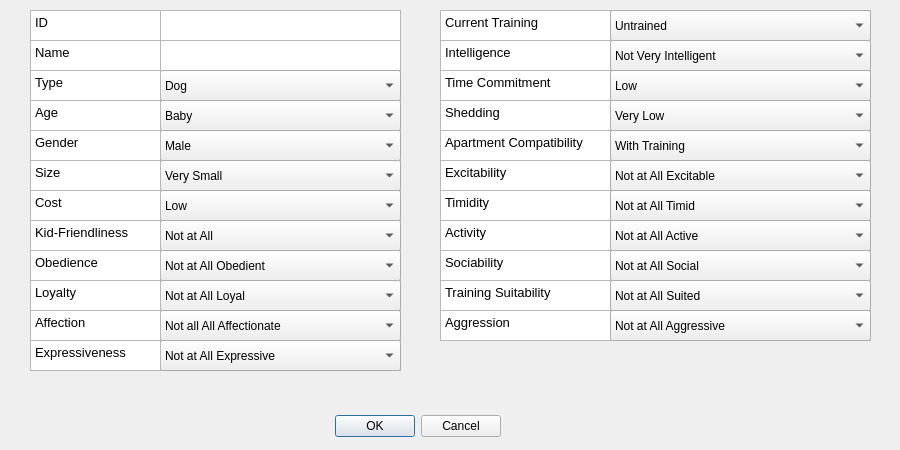
<?xml version="1.0" encoding="UTF-8"?>
<ui version="4.0">
 <class>EditAnimalDialog</class>
 <widget class="QDialog" name="EditAnimalDialog">
  <property name="geometry">
   <rect>
    <x>0</x>
    <y>0</y>
    <width>900</width>
    <height>450</height>
   </rect>
  </property>
  <property name="windowTitle">
   <string>Dialog</string>
  </property>
  <widget class="QDialogButtonBox" name="buttonBox">
   <property name="geometry">
    <rect>
     <x>320</x>
     <y>410</y>
     <width>181</width>
     <height>32</height>
    </rect>
   </property>
   <property name="orientation">
    <enum>Qt::Horizontal</enum>
   </property>
   <property name="standardButtons">
    <set>QDialogButtonBox::Cancel|QDialogButtonBox::Ok</set>
   </property>
  </widget>
  <widget class="QComboBox" name="ageOpt">
   <property name="geometry">
    <rect>
     <x>160</x>
     <y>100</y>
     <width>241</width>
     <height>31</height>
    </rect>
   </property>
   <property name="layoutDirection">
    <enum>Qt::LeftToRight</enum>
   </property>
   <item>
    <property name="text">
     <string>Baby</string>
    </property>
   </item>
   <item>
    <property name="text">
     <string>Young Adult</string>
    </property>
   </item>
   <item>
    <property name="text">
     <string>Adult</string>
    </property>
   </item>
   <item>
    <property name="text">
     <string>Old Adult</string>
    </property>
   </item>
   <item>
    <property name="text">
     <string>Senior</string>
    </property>
   </item>
  </widget>
  <widget class="QComboBox" name="genderOpt">
   <property name="geometry">
    <rect>
     <x>160</x>
     <y>130</y>
     <width>241</width>
     <height>31</height>
    </rect>
   </property>
   <item>
    <property name="text">
     <string>Male</string>
    </property>
   </item>
   <item>
    <property name="text">
     <string>Female</string>
    </property>
   </item>
  </widget>
  <widget class="QComboBox" name="typeOpt">
   <property name="geometry">
    <rect>
     <x>160</x>
     <y>70</y>
     <width>241</width>
     <height>31</height>
    </rect>
   </property>
   <item>
    <property name="text">
     <string>Dog</string>
    </property>
   </item>
   <item>
    <property name="text">
     <string>Cat</string>
    </property>
   </item>
   <item>
    <property name="text">
     <string>Hamster</string>
    </property>
   </item>
   <item>
    <property name="text">
     <string>Turtle</string>
    </property>
   </item>
   <item>
    <property name="text">
     <string>Monkey</string>
    </property>
   </item>
   <item>
    <property name="text">
     <string>Guinea pig</string>
    </property>
   </item>
   <item>
    <property name="text">
     <string>Chinchilla</string>
    </property>
   </item>
   <item>
    <property name="text">
     <string>Parrot</string>
    </property>
   </item>
   <item>
    <property name="text">
     <string>Snake</string>
    </property>
   </item>
   <item>
    <property name="text">
     <string>Ferret</string>
    </property>
   </item>
   <item>
    <property name="text">
     <string>Bearded Dragon</string>
    </property>
   </item>
   <item>
    <property name="text">
     <string>Rabbit</string>
    </property>
   </item>
  </widget>
  <widget class="QComboBox" name="sizeOpt">
   <property name="geometry">
    <rect>
     <x>160</x>
     <y>160</y>
     <width>241</width>
     <height>31</height>
    </rect>
   </property>
   <item>
    <property name="text">
     <string>Very Small</string>
    </property>
   </item>
   <item>
    <property name="text">
     <string>Small</string>
    </property>
   </item>
   <item>
    <property name="text">
     <string>Medium</string>
    </property>
   </item>
   <item>
    <property name="text">
     <string>Large</string>
    </property>
   </item>
   <item>
    <property name="text">
     <string>Very Large</string>
    </property>
   </item>
  </widget>
  <widget class="QComboBox" name="costOpt">
   <property name="geometry">
    <rect>
     <x>160</x>
     <y>190</y>
     <width>241</width>
     <height>31</height>
    </rect>
   </property>
   <item>
    <property name="text">
     <string>Low</string>
    </property>
   </item>
   <item>
    <property name="text">
     <string>Average</string>
    </property>
   </item>
   <item>
    <property name="text">
     <string>High</string>
    </property>
   </item>
  </widget>
  <widget class="QComboBox" name="kidFriendlyopt">
   <property name="geometry">
    <rect>
     <x>160</x>
     <y>220</y>
     <width>241</width>
     <height>31</height>
    </rect>
   </property>
   <item>
    <property name="text">
     <string>Not at All</string>
    </property>
   </item>
   <item>
    <property name="text">
     <string>Slightly</string>
    </property>
   </item>
   <item>
    <property name="text">
     <string>Moderately</string>
    </property>
   </item>
   <item>
    <property name="text">
     <string>Extremely</string>
    </property>
   </item>
  </widget>
  <widget class="QComboBox" name="obedienceOpt">
   <property name="geometry">
    <rect>
     <x>160</x>
     <y>250</y>
     <width>241</width>
     <height>31</height>
    </rect>
   </property>
   <item>
    <property name="text">
     <string>Not at All Obedient</string>
    </property>
   </item>
   <item>
    <property name="text">
     <string>Not Very Obedient</string>
    </property>
   </item>
   <item>
    <property name="text">
     <string>Moderately Obedient</string>
    </property>
   </item>
   <item>
    <property name="text">
     <string>Obedient</string>
    </property>
   </item>
   <item>
    <property name="text">
     <string>Very Obedient</string>
    </property>
   </item>
  </widget>
  <widget class="QComboBox" name="loyaltyOpt">
   <property name="geometry">
    <rect>
     <x>160</x>
     <y>280</y>
     <width>241</width>
     <height>31</height>
    </rect>
   </property>
   <item>
    <property name="text">
     <string>Not at All Loyal</string>
    </property>
   </item>
   <item>
    <property name="text">
     <string>Not Very Loyal</string>
    </property>
   </item>
   <item>
    <property name="text">
     <string>Moderately Loyal</string>
    </property>
   </item>
   <item>
    <property name="text">
     <string>Loyal</string>
    </property>
   </item>
   <item>
    <property name="text">
     <string>Very Loyal</string>
    </property>
   </item>
   <item>
    <property name="text">
     <string/>
    </property>
   </item>
  </widget>
  <widget class="QComboBox" name="affectionOpt">
   <property name="geometry">
    <rect>
     <x>160</x>
     <y>310</y>
     <width>241</width>
     <height>31</height>
    </rect>
   </property>
   <item>
    <property name="text">
     <string>Not all All Affectionate</string>
    </property>
   </item>
   <item>
    <property name="text">
     <string>Not Very Affectionate</string>
    </property>
   </item>
   <item>
    <property name="text">
     <string>Moderately Affectionate</string>
    </property>
   </item>
   <item>
    <property name="text">
     <string>Affectionate</string>
    </property>
   </item>
   <item>
    <property name="text">
     <string>Very Affectionate</string>
    </property>
   </item>
  </widget>
  <widget class="QComboBox" name="expressiveOpt">
   <property name="geometry">
    <rect>
     <x>160</x>
     <y>340</y>
     <width>241</width>
     <height>31</height>
    </rect>
   </property>
   <item>
    <property name="text">
     <string>Not at All Expressive</string>
    </property>
   </item>
   <item>
    <property name="text">
     <string>Not Very Expressive</string>
    </property>
   </item>
   <item>
    <property name="text">
     <string>Moderately Expressive</string>
    </property>
   </item>
   <item>
    <property name="text">
     <string>Expressive</string>
    </property>
   </item>
   <item>
    <property name="text">
     <string>Very Expressive</string>
    </property>
   </item>
  </widget>
  <widget class="QTextBrowser" name="trainingLabel">
   <property name="geometry">
    <rect>
     <x>440</x>
     <y>10</y>
     <width>171</width>
     <height>31</height>
    </rect>
   </property>
   <property name="html">
    <string>&lt;!DOCTYPE HTML PUBLIC &quot;-//W3C//DTD HTML 4.0//EN&quot; &quot;http://www.w3.org/TR/REC-html40/strict.dtd&quot;&gt;
&lt;html&gt;&lt;head&gt;&lt;meta name=&quot;qrichtext&quot; content=&quot;1&quot; /&gt;&lt;style type=&quot;text/css&quot;&gt;
p, li { white-space: pre-wrap; }
&lt;/style&gt;&lt;/head&gt;&lt;body style=&quot; font-family:'Sans'; font-size:10pt; font-weight:400; font-style:normal;&quot;&gt;
&lt;p style=&quot; margin-top:0px; margin-bottom:0px; margin-left:0px; margin-right:0px; -qt-block-indent:0; text-indent:0px;&quot;&gt;Current Training&lt;/p&gt;&lt;/body&gt;&lt;/html&gt;</string>
   </property>
  </widget>
  <widget class="QTextEdit" name="textEdit">
   <property name="geometry">
    <rect>
     <x>610</x>
     <y>10</y>
     <width>261</width>
     <height>31</height>
    </rect>
   </property>
  </widget>
  <widget class="QComboBox" name="trainingOpt">
   <property name="geometry">
    <rect>
     <x>610</x>
     <y>10</y>
     <width>261</width>
     <height>31</height>
    </rect>
   </property>
   <item>
    <property name="text">
     <string>Untrained</string>
    </property>
   </item>
   <item>
    <property name="text">
     <string>Some Training</string>
    </property>
   </item>
   <item>
    <property name="text">
     <string>Well-trained</string>
    </property>
   </item>
   <item>
    <property name="text">
     <string>Highly Trained</string>
    </property>
   </item>
  </widget>
  <widget class="QTextBrowser" name="intelligenceLabel">
   <property name="geometry">
    <rect>
     <x>440</x>
     <y>40</y>
     <width>171</width>
     <height>31</height>
    </rect>
   </property>
   <property name="html">
    <string>&lt;!DOCTYPE HTML PUBLIC &quot;-//W3C//DTD HTML 4.0//EN&quot; &quot;http://www.w3.org/TR/REC-html40/strict.dtd&quot;&gt;
&lt;html&gt;&lt;head&gt;&lt;meta name=&quot;qrichtext&quot; content=&quot;1&quot; /&gt;&lt;style type=&quot;text/css&quot;&gt;
p, li { white-space: pre-wrap; }
&lt;/style&gt;&lt;/head&gt;&lt;body style=&quot; font-family:'Sans'; font-size:10pt; font-weight:400; font-style:normal;&quot;&gt;
&lt;p style=&quot; margin-top:0px; margin-bottom:0px; margin-left:0px; margin-right:0px; -qt-block-indent:0; text-indent:0px;&quot;&gt;Intelligence&lt;/p&gt;&lt;/body&gt;&lt;/html&gt;</string>
   </property>
  </widget>
  <widget class="QTextBrowser" name="timeComLabel">
   <property name="geometry">
    <rect>
     <x>440</x>
     <y>70</y>
     <width>171</width>
     <height>31</height>
    </rect>
   </property>
   <property name="html">
    <string>&lt;!DOCTYPE HTML PUBLIC &quot;-//W3C//DTD HTML 4.0//EN&quot; &quot;http://www.w3.org/TR/REC-html40/strict.dtd&quot;&gt;
&lt;html&gt;&lt;head&gt;&lt;meta name=&quot;qrichtext&quot; content=&quot;1&quot; /&gt;&lt;style type=&quot;text/css&quot;&gt;
p, li { white-space: pre-wrap; }
&lt;/style&gt;&lt;/head&gt;&lt;body style=&quot; font-family:'Sans'; font-size:10pt; font-weight:400; font-style:normal;&quot;&gt;
&lt;p style=&quot; margin-top:0px; margin-bottom:0px; margin-left:0px; margin-right:0px; -qt-block-indent:0; text-indent:0px;&quot;&gt;Time Commitment&lt;/p&gt;&lt;/body&gt;&lt;/html&gt;</string>
   </property>
  </widget>
  <widget class="QTextEdit" name="textEdit_2">
   <property name="geometry">
    <rect>
     <x>610</x>
     <y>40</y>
     <width>251</width>
     <height>31</height>
    </rect>
   </property>
  </widget>
  <widget class="QTextEdit" name="textEdit_3">
   <property name="geometry">
    <rect>
     <x>610</x>
     <y>70</y>
     <width>261</width>
     <height>31</height>
    </rect>
   </property>
  </widget>
  <widget class="QTextBrowser" name="sheddingLabel">
   <property name="geometry">
    <rect>
     <x>440</x>
     <y>100</y>
     <width>171</width>
     <height>31</height>
    </rect>
   </property>
   <property name="html">
    <string>&lt;!DOCTYPE HTML PUBLIC &quot;-//W3C//DTD HTML 4.0//EN&quot; &quot;http://www.w3.org/TR/REC-html40/strict.dtd&quot;&gt;
&lt;html&gt;&lt;head&gt;&lt;meta name=&quot;qrichtext&quot; content=&quot;1&quot; /&gt;&lt;style type=&quot;text/css&quot;&gt;
p, li { white-space: pre-wrap; }
&lt;/style&gt;&lt;/head&gt;&lt;body style=&quot; font-family:'Sans'; font-size:10pt; font-weight:400; font-style:normal;&quot;&gt;
&lt;p style=&quot; margin-top:0px; margin-bottom:0px; margin-left:0px; margin-right:0px; -qt-block-indent:0; text-indent:0px;&quot;&gt;Shedding&lt;/p&gt;&lt;/body&gt;&lt;/html&gt;</string>
   </property>
  </widget>
  <widget class="QTextBrowser" name="apartmentComLabel">
   <property name="geometry">
    <rect>
     <x>440</x>
     <y>130</y>
     <width>171</width>
     <height>31</height>
    </rect>
   </property>
   <property name="html">
    <string>&lt;!DOCTYPE HTML PUBLIC &quot;-//W3C//DTD HTML 4.0//EN&quot; &quot;http://www.w3.org/TR/REC-html40/strict.dtd&quot;&gt;
&lt;html&gt;&lt;head&gt;&lt;meta name=&quot;qrichtext&quot; content=&quot;1&quot; /&gt;&lt;style type=&quot;text/css&quot;&gt;
p, li { white-space: pre-wrap; }
&lt;/style&gt;&lt;/head&gt;&lt;body style=&quot; font-family:'Sans'; font-size:10pt; font-weight:400; font-style:normal;&quot;&gt;
&lt;p style=&quot; margin-top:0px; margin-bottom:0px; margin-left:0px; margin-right:0px; -qt-block-indent:0; text-indent:0px;&quot;&gt;Apartment Compatibility&lt;/p&gt;&lt;/body&gt;&lt;/html&gt;</string>
   </property>
  </widget>
  <widget class="QTextEdit" name="textEdit_4">
   <property name="geometry">
    <rect>
     <x>610</x>
     <y>100</y>
     <width>261</width>
     <height>31</height>
    </rect>
   </property>
  </widget>
  <widget class="QTextEdit" name="textEdit_5">
   <property name="geometry">
    <rect>
     <x>610</x>
     <y>130</y>
     <width>261</width>
     <height>31</height>
    </rect>
   </property>
  </widget>
  <widget class="QComboBox" name="intelligenceOpt">
   <property name="geometry">
    <rect>
     <x>610</x>
     <y>40</y>
     <width>261</width>
     <height>31</height>
    </rect>
   </property>
   <item>
    <property name="text">
     <string>Not Very Intelligent</string>
    </property>
   </item>
   <item>
    <property name="text">
     <string>Moderately Intelligent</string>
    </property>
   </item>
   <item>
    <property name="text">
     <string>Intelligent</string>
    </property>
   </item>
   <item>
    <property name="text">
     <string>Very Intelligent</string>
    </property>
   </item>
  </widget>
  <widget class="QComboBox" name="timeComOpt">
   <property name="geometry">
    <rect>
     <x>610</x>
     <y>70</y>
     <width>261</width>
     <height>31</height>
    </rect>
   </property>
   <item>
    <property name="text">
     <string>Low</string>
    </property>
   </item>
   <item>
    <property name="text">
     <string>Average</string>
    </property>
   </item>
   <item>
    <property name="text">
     <string>High</string>
    </property>
   </item>
  </widget>
  <widget class="QComboBox" name="sheddingOpt">
   <property name="geometry">
    <rect>
     <x>610</x>
     <y>100</y>
     <width>261</width>
     <height>31</height>
    </rect>
   </property>
   <item>
    <property name="text">
     <string>Very Low</string>
    </property>
   </item>
   <item>
    <property name="text">
     <string>Low</string>
    </property>
   </item>
   <item>
    <property name="text">
     <string>Average</string>
    </property>
   </item>
   <item>
    <property name="text">
     <string>High</string>
    </property>
   </item>
   <item>
    <property name="text">
     <string>Very High</string>
    </property>
   </item>
  </widget>
  <widget class="QComboBox" name="apartmentComOpt">
   <property name="geometry">
    <rect>
     <x>610</x>
     <y>130</y>
     <width>261</width>
     <height>31</height>
    </rect>
   </property>
   <item>
    <property name="text">
     <string>With Training</string>
    </property>
   </item>
   <item>
    <property name="text">
     <string>Suitable</string>
    </property>
   </item>
   <item>
    <property name="text">
     <string>Not Suitable</string>
    </property>
   </item>
  </widget>
  <widget class="QTextBrowser" name="excitabilityLabel">
   <property name="geometry">
    <rect>
     <x>440</x>
     <y>160</y>
     <width>171</width>
     <height>31</height>
    </rect>
   </property>
   <property name="html">
    <string>&lt;!DOCTYPE HTML PUBLIC &quot;-//W3C//DTD HTML 4.0//EN&quot; &quot;http://www.w3.org/TR/REC-html40/strict.dtd&quot;&gt;
&lt;html&gt;&lt;head&gt;&lt;meta name=&quot;qrichtext&quot; content=&quot;1&quot; /&gt;&lt;style type=&quot;text/css&quot;&gt;
p, li { white-space: pre-wrap; }
&lt;/style&gt;&lt;/head&gt;&lt;body style=&quot; font-family:'Sans'; font-size:10pt; font-weight:400; font-style:normal;&quot;&gt;
&lt;p style=&quot; margin-top:0px; margin-bottom:0px; margin-left:0px; margin-right:0px; -qt-block-indent:0; text-indent:0px;&quot;&gt;Excitability&lt;/p&gt;&lt;/body&gt;&lt;/html&gt;</string>
   </property>
  </widget>
  <widget class="QTextBrowser" name="timidityLabel">
   <property name="geometry">
    <rect>
     <x>440</x>
     <y>190</y>
     <width>171</width>
     <height>31</height>
    </rect>
   </property>
   <property name="html">
    <string>&lt;!DOCTYPE HTML PUBLIC &quot;-//W3C//DTD HTML 4.0//EN&quot; &quot;http://www.w3.org/TR/REC-html40/strict.dtd&quot;&gt;
&lt;html&gt;&lt;head&gt;&lt;meta name=&quot;qrichtext&quot; content=&quot;1&quot; /&gt;&lt;style type=&quot;text/css&quot;&gt;
p, li { white-space: pre-wrap; }
&lt;/style&gt;&lt;/head&gt;&lt;body style=&quot; font-family:'Sans'; font-size:10pt; font-weight:400; font-style:normal;&quot;&gt;
&lt;p style=&quot; margin-top:0px; margin-bottom:0px; margin-left:0px; margin-right:0px; -qt-block-indent:0; text-indent:0px;&quot;&gt;Timidity&lt;/p&gt;&lt;/body&gt;&lt;/html&gt;</string>
   </property>
  </widget>
  <widget class="QTextBrowser" name="activityLabel">
   <property name="geometry">
    <rect>
     <x>440</x>
     <y>220</y>
     <width>171</width>
     <height>31</height>
    </rect>
   </property>
   <property name="html">
    <string>&lt;!DOCTYPE HTML PUBLIC &quot;-//W3C//DTD HTML 4.0//EN&quot; &quot;http://www.w3.org/TR/REC-html40/strict.dtd&quot;&gt;
&lt;html&gt;&lt;head&gt;&lt;meta name=&quot;qrichtext&quot; content=&quot;1&quot; /&gt;&lt;style type=&quot;text/css&quot;&gt;
p, li { white-space: pre-wrap; }
&lt;/style&gt;&lt;/head&gt;&lt;body style=&quot; font-family:'Sans'; font-size:10pt; font-weight:400; font-style:normal;&quot;&gt;
&lt;p style=&quot; margin-top:0px; margin-bottom:0px; margin-left:0px; margin-right:0px; -qt-block-indent:0; text-indent:0px;&quot;&gt;Activity&lt;/p&gt;&lt;/body&gt;&lt;/html&gt;</string>
   </property>
  </widget>
  <widget class="QTextBrowser" name="sociabilityLabel">
   <property name="geometry">
    <rect>
     <x>440</x>
     <y>250</y>
     <width>171</width>
     <height>31</height>
    </rect>
   </property>
   <property name="html">
    <string>&lt;!DOCTYPE HTML PUBLIC &quot;-//W3C//DTD HTML 4.0//EN&quot; &quot;http://www.w3.org/TR/REC-html40/strict.dtd&quot;&gt;
&lt;html&gt;&lt;head&gt;&lt;meta name=&quot;qrichtext&quot; content=&quot;1&quot; /&gt;&lt;style type=&quot;text/css&quot;&gt;
p, li { white-space: pre-wrap; }
&lt;/style&gt;&lt;/head&gt;&lt;body style=&quot; font-family:'Sans'; font-size:10pt; font-weight:400; font-style:normal;&quot;&gt;
&lt;p style=&quot; margin-top:0px; margin-bottom:0px; margin-left:0px; margin-right:0px; -qt-block-indent:0; text-indent:0px;&quot;&gt;Sociability&lt;/p&gt;&lt;/body&gt;&lt;/html&gt;</string>
   </property>
  </widget>
  <widget class="QTextBrowser" name="trainingSuitLabel">
   <property name="geometry">
    <rect>
     <x>440</x>
     <y>280</y>
     <width>171</width>
     <height>31</height>
    </rect>
   </property>
   <property name="html">
    <string>&lt;!DOCTYPE HTML PUBLIC &quot;-//W3C//DTD HTML 4.0//EN&quot; &quot;http://www.w3.org/TR/REC-html40/strict.dtd&quot;&gt;
&lt;html&gt;&lt;head&gt;&lt;meta name=&quot;qrichtext&quot; content=&quot;1&quot; /&gt;&lt;style type=&quot;text/css&quot;&gt;
p, li { white-space: pre-wrap; }
&lt;/style&gt;&lt;/head&gt;&lt;body style=&quot; font-family:'Sans'; font-size:10pt; font-weight:400; font-style:normal;&quot;&gt;
&lt;p style=&quot; margin-top:0px; margin-bottom:0px; margin-left:0px; margin-right:0px; -qt-block-indent:0; text-indent:0px;&quot;&gt;Training Suitability&lt;/p&gt;&lt;/body&gt;&lt;/html&gt;</string>
   </property>
  </widget>
  <widget class="QTextBrowser" name="aggressionLabel">
   <property name="geometry">
    <rect>
     <x>440</x>
     <y>310</y>
     <width>171</width>
     <height>31</height>
    </rect>
   </property>
   <property name="html">
    <string>&lt;!DOCTYPE HTML PUBLIC &quot;-//W3C//DTD HTML 4.0//EN&quot; &quot;http://www.w3.org/TR/REC-html40/strict.dtd&quot;&gt;
&lt;html&gt;&lt;head&gt;&lt;meta name=&quot;qrichtext&quot; content=&quot;1&quot; /&gt;&lt;style type=&quot;text/css&quot;&gt;
p, li { white-space: pre-wrap; }
&lt;/style&gt;&lt;/head&gt;&lt;body style=&quot; font-family:'Sans'; font-size:10pt; font-weight:400; font-style:normal;&quot;&gt;
&lt;p style=&quot; margin-top:0px; margin-bottom:0px; margin-left:0px; margin-right:0px; -qt-block-indent:0; text-indent:0px;&quot;&gt;Aggression&lt;/p&gt;&lt;/body&gt;&lt;/html&gt;</string>
   </property>
  </widget>
  <widget class="QTextEdit" name="textEdit_6">
   <property name="geometry">
    <rect>
     <x>610</x>
     <y>160</y>
     <width>261</width>
     <height>31</height>
    </rect>
   </property>
  </widget>
  <widget class="QTextEdit" name="textEdit_7">
   <property name="geometry">
    <rect>
     <x>610</x>
     <y>190</y>
     <width>261</width>
     <height>31</height>
    </rect>
   </property>
  </widget>
  <widget class="QTextEdit" name="textEdit_8">
   <property name="geometry">
    <rect>
     <x>610</x>
     <y>220</y>
     <width>261</width>
     <height>31</height>
    </rect>
   </property>
  </widget>
  <widget class="QTextEdit" name="textEdit_9">
   <property name="geometry">
    <rect>
     <x>610</x>
     <y>250</y>
     <width>261</width>
     <height>31</height>
    </rect>
   </property>
  </widget>
  <widget class="QTextEdit" name="textEdit_10">
   <property name="geometry">
    <rect>
     <x>610</x>
     <y>280</y>
     <width>261</width>
     <height>31</height>
    </rect>
   </property>
  </widget>
  <widget class="QTextEdit" name="textEdit_11">
   <property name="geometry">
    <rect>
     <x>610</x>
     <y>310</y>
     <width>261</width>
     <height>31</height>
    </rect>
   </property>
  </widget>
  <widget class="QComboBox" name="excitabilityOpt">
   <property name="geometry">
    <rect>
     <x>610</x>
     <y>160</y>
     <width>261</width>
     <height>31</height>
    </rect>
   </property>
   <item>
    <property name="text">
     <string>Not at All Excitable</string>
    </property>
   </item>
   <item>
    <property name="text">
     <string>Not Very Excitable</string>
    </property>
   </item>
   <item>
    <property name="text">
     <string>Moderately Excitable</string>
    </property>
   </item>
   <item>
    <property name="text">
     <string>Excitable</string>
    </property>
   </item>
   <item>
    <property name="text">
     <string>Very Excitable</string>
    </property>
   </item>
  </widget>
  <widget class="QComboBox" name="timidityOpt">
   <property name="geometry">
    <rect>
     <x>610</x>
     <y>190</y>
     <width>261</width>
     <height>31</height>
    </rect>
   </property>
   <item>
    <property name="text">
     <string>Not at All Timid</string>
    </property>
   </item>
   <item>
    <property name="text">
     <string>Not Very Timid</string>
    </property>
   </item>
   <item>
    <property name="text">
     <string>Moderately Timid</string>
    </property>
   </item>
   <item>
    <property name="text">
     <string>Timid</string>
    </property>
   </item>
   <item>
    <property name="text">
     <string>Very Timid</string>
    </property>
   </item>
  </widget>
  <widget class="QComboBox" name="activityopt">
   <property name="geometry">
    <rect>
     <x>610</x>
     <y>220</y>
     <width>261</width>
     <height>31</height>
    </rect>
   </property>
   <item>
    <property name="text">
     <string>Not at All Active</string>
    </property>
   </item>
   <item>
    <property name="text">
     <string>Not Very Active</string>
    </property>
   </item>
   <item>
    <property name="text">
     <string>Moderately Active</string>
    </property>
   </item>
   <item>
    <property name="text">
     <string>Active</string>
    </property>
   </item>
   <item>
    <property name="text">
     <string>Extremely Active</string>
    </property>
   </item>
  </widget>
  <widget class="QComboBox" name="sociabilityOpt">
   <property name="geometry">
    <rect>
     <x>610</x>
     <y>250</y>
     <width>261</width>
     <height>31</height>
    </rect>
   </property>
   <item>
    <property name="text">
     <string>Not at All Social</string>
    </property>
   </item>
   <item>
    <property name="text">
     <string>Not Very Social</string>
    </property>
   </item>
   <item>
    <property name="text">
     <string>Moderately Social</string>
    </property>
   </item>
   <item>
    <property name="text">
     <string>Social</string>
    </property>
   </item>
   <item>
    <property name="text">
     <string>Extremely Social</string>
    </property>
   </item>
  </widget>
  <widget class="QComboBox" name="trainisingSuitOpt">
   <property name="geometry">
    <rect>
     <x>610</x>
     <y>280</y>
     <width>261</width>
     <height>31</height>
    </rect>
   </property>
   <item>
    <property name="text">
     <string>Not at All Suited</string>
    </property>
   </item>
   <item>
    <property name="text">
     <string>Not Very Suited</string>
    </property>
   </item>
   <item>
    <property name="text">
     <string>Moderately Suited</string>
    </property>
   </item>
   <item>
    <property name="text">
     <string>Suited</string>
    </property>
   </item>
   <item>
    <property name="text">
     <string>Very Suited</string>
    </property>
   </item>
  </widget>
  <widget class="QComboBox" name="aggressionOpt">
   <property name="geometry">
    <rect>
     <x>610</x>
     <y>310</y>
     <width>261</width>
     <height>31</height>
    </rect>
   </property>
   <item>
    <property name="text">
     <string>Not at All Aggressive</string>
    </property>
   </item>
   <item>
    <property name="text">
     <string>Not Very Aggressive</string>
    </property>
   </item>
   <item>
    <property name="text">
     <string>Moderately Aggressive</string>
    </property>
   </item>
   <item>
    <property name="text">
     <string>Aggressive</string>
    </property>
   </item>
   <item>
    <property name="text">
     <string>Extremely Aggressive</string>
    </property>
   </item>
  </widget>
  <widget class="QTextBrowser" name="textBrowser">
   <property name="geometry">
    <rect>
     <x>30</x>
     <y>10</y>
     <width>131</width>
     <height>31</height>
    </rect>
   </property>
   <property name="html">
    <string>&lt;!DOCTYPE HTML PUBLIC &quot;-//W3C//DTD HTML 4.0//EN&quot; &quot;http://www.w3.org/TR/REC-html40/strict.dtd&quot;&gt;
&lt;html&gt;&lt;head&gt;&lt;meta name=&quot;qrichtext&quot; content=&quot;1&quot; /&gt;&lt;style type=&quot;text/css&quot;&gt;
p, li { white-space: pre-wrap; }
&lt;/style&gt;&lt;/head&gt;&lt;body style=&quot; font-family:'Sans'; font-size:10pt; font-weight:400; font-style:normal;&quot;&gt;
&lt;p style=&quot; margin-top:0px; margin-bottom:0px; margin-left:0px; margin-right:0px; -qt-block-indent:0; text-indent:0px;&quot;&gt;ID&lt;/p&gt;&lt;/body&gt;&lt;/html&gt;</string>
   </property>
  </widget>
  <widget class="QTextBrowser" name="textBrowser_2">
   <property name="geometry">
    <rect>
     <x>30</x>
     <y>40</y>
     <width>131</width>
     <height>31</height>
    </rect>
   </property>
   <property name="html">
    <string>&lt;!DOCTYPE HTML PUBLIC &quot;-//W3C//DTD HTML 4.0//EN&quot; &quot;http://www.w3.org/TR/REC-html40/strict.dtd&quot;&gt;
&lt;html&gt;&lt;head&gt;&lt;meta name=&quot;qrichtext&quot; content=&quot;1&quot; /&gt;&lt;style type=&quot;text/css&quot;&gt;
p, li { white-space: pre-wrap; }
&lt;/style&gt;&lt;/head&gt;&lt;body style=&quot; font-family:'Sans'; font-size:10pt; font-weight:400; font-style:normal;&quot;&gt;
&lt;p style=&quot; margin-top:0px; margin-bottom:0px; margin-left:0px; margin-right:0px; -qt-block-indent:0; text-indent:0px;&quot;&gt;Name&lt;/p&gt;&lt;/body&gt;&lt;/html&gt;</string>
   </property>
  </widget>
  <widget class="QTextEdit" name="textEdit_12">
   <property name="geometry">
    <rect>
     <x>160</x>
     <y>10</y>
     <width>241</width>
     <height>31</height>
    </rect>
   </property>
   <property name="html">
    <string>&lt;!DOCTYPE HTML PUBLIC &quot;-//W3C//DTD HTML 4.0//EN&quot; &quot;http://www.w3.org/TR/REC-html40/strict.dtd&quot;&gt;
&lt;html&gt;&lt;head&gt;&lt;meta name=&quot;qrichtext&quot; content=&quot;1&quot; /&gt;&lt;style type=&quot;text/css&quot;&gt;
p, li { white-space: pre-wrap; }
&lt;/style&gt;&lt;/head&gt;&lt;body style=&quot; font-family:'Sans'; font-size:10pt; font-weight:400; font-style:normal;&quot;&gt;
&lt;p align=&quot;center&quot; style=&quot;-qt-paragraph-type:empty; margin-top:0px; margin-bottom:0px; margin-left:0px; margin-right:0px; -qt-block-indent:0; text-indent:0px;&quot;&gt;&lt;br /&gt;&lt;/p&gt;&lt;/body&gt;&lt;/html&gt;</string>
   </property>
  </widget>
  <widget class="QTextEdit" name="nameValue">
   <property name="geometry">
    <rect>
     <x>160</x>
     <y>40</y>
     <width>241</width>
     <height>31</height>
    </rect>
   </property>
   <property name="html">
    <string>&lt;!DOCTYPE HTML PUBLIC &quot;-//W3C//DTD HTML 4.0//EN&quot; &quot;http://www.w3.org/TR/REC-html40/strict.dtd&quot;&gt;
&lt;html&gt;&lt;head&gt;&lt;meta name=&quot;qrichtext&quot; content=&quot;1&quot; /&gt;&lt;style type=&quot;text/css&quot;&gt;
p, li { white-space: pre-wrap; }
&lt;/style&gt;&lt;/head&gt;&lt;body style=&quot; font-family:'Sans'; font-size:10pt; font-weight:400; font-style:normal;&quot;&gt;
&lt;p align=&quot;center&quot; style=&quot;-qt-paragraph-type:empty; margin-top:0px; margin-bottom:0px; margin-left:0px; margin-right:0px; -qt-block-indent:0; text-indent:0px;&quot;&gt;&lt;br /&gt;&lt;/p&gt;&lt;/body&gt;&lt;/html&gt;</string>
   </property>
  </widget>
  <widget class="QTextBrowser" name="textBrowser_3">
   <property name="geometry">
    <rect>
     <x>30</x>
     <y>70</y>
     <width>131</width>
     <height>31</height>
    </rect>
   </property>
   <property name="html">
    <string>&lt;!DOCTYPE HTML PUBLIC &quot;-//W3C//DTD HTML 4.0//EN&quot; &quot;http://www.w3.org/TR/REC-html40/strict.dtd&quot;&gt;
&lt;html&gt;&lt;head&gt;&lt;meta name=&quot;qrichtext&quot; content=&quot;1&quot; /&gt;&lt;style type=&quot;text/css&quot;&gt;
p, li { white-space: pre-wrap; }
&lt;/style&gt;&lt;/head&gt;&lt;body style=&quot; font-family:'Sans'; font-size:10pt; font-weight:400; font-style:normal;&quot;&gt;
&lt;p style=&quot; margin-top:0px; margin-bottom:0px; margin-left:0px; margin-right:0px; -qt-block-indent:0; text-indent:0px;&quot;&gt;Type&lt;/p&gt;&lt;/body&gt;&lt;/html&gt;</string>
   </property>
  </widget>
  <widget class="QTextBrowser" name="textBrowser_4">
   <property name="geometry">
    <rect>
     <x>30</x>
     <y>100</y>
     <width>131</width>
     <height>31</height>
    </rect>
   </property>
   <property name="html">
    <string>&lt;!DOCTYPE HTML PUBLIC &quot;-//W3C//DTD HTML 4.0//EN&quot; &quot;http://www.w3.org/TR/REC-html40/strict.dtd&quot;&gt;
&lt;html&gt;&lt;head&gt;&lt;meta name=&quot;qrichtext&quot; content=&quot;1&quot; /&gt;&lt;style type=&quot;text/css&quot;&gt;
p, li { white-space: pre-wrap; }
&lt;/style&gt;&lt;/head&gt;&lt;body style=&quot; font-family:'Sans'; font-size:10pt; font-weight:400; font-style:normal;&quot;&gt;
&lt;p style=&quot; margin-top:0px; margin-bottom:0px; margin-left:0px; margin-right:0px; -qt-block-indent:0; text-indent:0px;&quot;&gt;Age&lt;/p&gt;&lt;/body&gt;&lt;/html&gt;</string>
   </property>
  </widget>
  <widget class="QTextBrowser" name="textBrowser_5">
   <property name="geometry">
    <rect>
     <x>30</x>
     <y>130</y>
     <width>131</width>
     <height>31</height>
    </rect>
   </property>
   <property name="html">
    <string>&lt;!DOCTYPE HTML PUBLIC &quot;-//W3C//DTD HTML 4.0//EN&quot; &quot;http://www.w3.org/TR/REC-html40/strict.dtd&quot;&gt;
&lt;html&gt;&lt;head&gt;&lt;meta name=&quot;qrichtext&quot; content=&quot;1&quot; /&gt;&lt;style type=&quot;text/css&quot;&gt;
p, li { white-space: pre-wrap; }
&lt;/style&gt;&lt;/head&gt;&lt;body style=&quot; font-family:'Sans'; font-size:10pt; font-weight:400; font-style:normal;&quot;&gt;
&lt;p style=&quot; margin-top:0px; margin-bottom:0px; margin-left:0px; margin-right:0px; -qt-block-indent:0; text-indent:0px;&quot;&gt;Gender&lt;/p&gt;&lt;/body&gt;&lt;/html&gt;</string>
   </property>
  </widget>
  <widget class="QTextEdit" name="textEdit_14">
   <property name="geometry">
    <rect>
     <x>160</x>
     <y>70</y>
     <width>241</width>
     <height>31</height>
    </rect>
   </property>
  </widget>
  <widget class="QTextEdit" name="textEdit_15">
   <property name="geometry">
    <rect>
     <x>160</x>
     <y>100</y>
     <width>241</width>
     <height>31</height>
    </rect>
   </property>
  </widget>
  <widget class="QTextEdit" name="textEdit_16">
   <property name="geometry">
    <rect>
     <x>160</x>
     <y>130</y>
     <width>241</width>
     <height>31</height>
    </rect>
   </property>
  </widget>
  <widget class="QTextBrowser" name="textBrowser_6">
   <property name="geometry">
    <rect>
     <x>30</x>
     <y>160</y>
     <width>131</width>
     <height>31</height>
    </rect>
   </property>
   <property name="html">
    <string>&lt;!DOCTYPE HTML PUBLIC &quot;-//W3C//DTD HTML 4.0//EN&quot; &quot;http://www.w3.org/TR/REC-html40/strict.dtd&quot;&gt;
&lt;html&gt;&lt;head&gt;&lt;meta name=&quot;qrichtext&quot; content=&quot;1&quot; /&gt;&lt;style type=&quot;text/css&quot;&gt;
p, li { white-space: pre-wrap; }
&lt;/style&gt;&lt;/head&gt;&lt;body style=&quot; font-family:'Sans'; font-size:10pt; font-weight:400; font-style:normal;&quot;&gt;
&lt;p style=&quot; margin-top:0px; margin-bottom:0px; margin-left:0px; margin-right:0px; -qt-block-indent:0; text-indent:0px;&quot;&gt;Size&lt;/p&gt;&lt;/body&gt;&lt;/html&gt;</string>
   </property>
  </widget>
  <widget class="QTextBrowser" name="textBrowser_7">
   <property name="geometry">
    <rect>
     <x>30</x>
     <y>190</y>
     <width>131</width>
     <height>31</height>
    </rect>
   </property>
   <property name="html">
    <string>&lt;!DOCTYPE HTML PUBLIC &quot;-//W3C//DTD HTML 4.0//EN&quot; &quot;http://www.w3.org/TR/REC-html40/strict.dtd&quot;&gt;
&lt;html&gt;&lt;head&gt;&lt;meta name=&quot;qrichtext&quot; content=&quot;1&quot; /&gt;&lt;style type=&quot;text/css&quot;&gt;
p, li { white-space: pre-wrap; }
&lt;/style&gt;&lt;/head&gt;&lt;body style=&quot; font-family:'Sans'; font-size:10pt; font-weight:400; font-style:normal;&quot;&gt;
&lt;p style=&quot; margin-top:0px; margin-bottom:0px; margin-left:0px; margin-right:0px; -qt-block-indent:0; text-indent:0px;&quot;&gt;Cost&lt;/p&gt;&lt;/body&gt;&lt;/html&gt;</string>
   </property>
  </widget>
  <widget class="QTextBrowser" name="textBrowser_8">
   <property name="geometry">
    <rect>
     <x>30</x>
     <y>220</y>
     <width>131</width>
     <height>31</height>
    </rect>
   </property>
   <property name="html">
    <string>&lt;!DOCTYPE HTML PUBLIC &quot;-//W3C//DTD HTML 4.0//EN&quot; &quot;http://www.w3.org/TR/REC-html40/strict.dtd&quot;&gt;
&lt;html&gt;&lt;head&gt;&lt;meta name=&quot;qrichtext&quot; content=&quot;1&quot; /&gt;&lt;style type=&quot;text/css&quot;&gt;
p, li { white-space: pre-wrap; }
&lt;/style&gt;&lt;/head&gt;&lt;body style=&quot; font-family:'Sans'; font-size:10pt; font-weight:400; font-style:normal;&quot;&gt;
&lt;p style=&quot; margin-top:0px; margin-bottom:0px; margin-left:0px; margin-right:0px; -qt-block-indent:0; text-indent:0px;&quot;&gt;Kid-Friendliness&lt;/p&gt;&lt;/body&gt;&lt;/html&gt;</string>
   </property>
  </widget>
  <widget class="QTextEdit" name="textEdit_17">
   <property name="geometry">
    <rect>
     <x>160</x>
     <y>160</y>
     <width>241</width>
     <height>31</height>
    </rect>
   </property>
  </widget>
  <widget class="QTextEdit" name="textEdit_18">
   <property name="geometry">
    <rect>
     <x>160</x>
     <y>190</y>
     <width>241</width>
     <height>31</height>
    </rect>
   </property>
  </widget>
  <widget class="QTextEdit" name="textEdit_19">
   <property name="geometry">
    <rect>
     <x>160</x>
     <y>220</y>
     <width>241</width>
     <height>31</height>
    </rect>
   </property>
  </widget>
  <widget class="QTextBrowser" name="textBrowser_9">
   <property name="geometry">
    <rect>
     <x>30</x>
     <y>250</y>
     <width>131</width>
     <height>31</height>
    </rect>
   </property>
   <property name="html">
    <string>&lt;!DOCTYPE HTML PUBLIC &quot;-//W3C//DTD HTML 4.0//EN&quot; &quot;http://www.w3.org/TR/REC-html40/strict.dtd&quot;&gt;
&lt;html&gt;&lt;head&gt;&lt;meta name=&quot;qrichtext&quot; content=&quot;1&quot; /&gt;&lt;style type=&quot;text/css&quot;&gt;
p, li { white-space: pre-wrap; }
&lt;/style&gt;&lt;/head&gt;&lt;body style=&quot; font-family:'Sans'; font-size:10pt; font-weight:400; font-style:normal;&quot;&gt;
&lt;p style=&quot; margin-top:0px; margin-bottom:0px; margin-left:0px; margin-right:0px; -qt-block-indent:0; text-indent:0px;&quot;&gt;Obedience&lt;/p&gt;&lt;/body&gt;&lt;/html&gt;</string>
   </property>
  </widget>
  <widget class="QTextBrowser" name="textBrowser_10">
   <property name="geometry">
    <rect>
     <x>30</x>
     <y>280</y>
     <width>131</width>
     <height>31</height>
    </rect>
   </property>
   <property name="html">
    <string>&lt;!DOCTYPE HTML PUBLIC &quot;-//W3C//DTD HTML 4.0//EN&quot; &quot;http://www.w3.org/TR/REC-html40/strict.dtd&quot;&gt;
&lt;html&gt;&lt;head&gt;&lt;meta name=&quot;qrichtext&quot; content=&quot;1&quot; /&gt;&lt;style type=&quot;text/css&quot;&gt;
p, li { white-space: pre-wrap; }
&lt;/style&gt;&lt;/head&gt;&lt;body style=&quot; font-family:'Sans'; font-size:10pt; font-weight:400; font-style:normal;&quot;&gt;
&lt;p style=&quot; margin-top:0px; margin-bottom:0px; margin-left:0px; margin-right:0px; -qt-block-indent:0; text-indent:0px;&quot;&gt;Loyalty&lt;/p&gt;&lt;/body&gt;&lt;/html&gt;</string>
   </property>
  </widget>
  <widget class="QTextBrowser" name="textBrowser_11">
   <property name="geometry">
    <rect>
     <x>30</x>
     <y>310</y>
     <width>131</width>
     <height>31</height>
    </rect>
   </property>
   <property name="html">
    <string>&lt;!DOCTYPE HTML PUBLIC &quot;-//W3C//DTD HTML 4.0//EN&quot; &quot;http://www.w3.org/TR/REC-html40/strict.dtd&quot;&gt;
&lt;html&gt;&lt;head&gt;&lt;meta name=&quot;qrichtext&quot; content=&quot;1&quot; /&gt;&lt;style type=&quot;text/css&quot;&gt;
p, li { white-space: pre-wrap; }
&lt;/style&gt;&lt;/head&gt;&lt;body style=&quot; font-family:'Sans'; font-size:10pt; font-weight:400; font-style:normal;&quot;&gt;
&lt;p style=&quot; margin-top:0px; margin-bottom:0px; margin-left:0px; margin-right:0px; -qt-block-indent:0; text-indent:0px;&quot;&gt;Affection&lt;/p&gt;&lt;/body&gt;&lt;/html&gt;</string>
   </property>
  </widget>
  <widget class="QTextBrowser" name="textBrowser_12">
   <property name="geometry">
    <rect>
     <x>30</x>
     <y>340</y>
     <width>131</width>
     <height>31</height>
    </rect>
   </property>
   <property name="html">
    <string>&lt;!DOCTYPE HTML PUBLIC &quot;-//W3C//DTD HTML 4.0//EN&quot; &quot;http://www.w3.org/TR/REC-html40/strict.dtd&quot;&gt;
&lt;html&gt;&lt;head&gt;&lt;meta name=&quot;qrichtext&quot; content=&quot;1&quot; /&gt;&lt;style type=&quot;text/css&quot;&gt;
p, li { white-space: pre-wrap; }
&lt;/style&gt;&lt;/head&gt;&lt;body style=&quot; font-family:'Sans'; font-size:10pt; font-weight:400; font-style:normal;&quot;&gt;
&lt;p style=&quot; margin-top:0px; margin-bottom:0px; margin-left:0px; margin-right:0px; -qt-block-indent:0; text-indent:0px;&quot;&gt;Expressiveness&lt;/p&gt;&lt;/body&gt;&lt;/html&gt;</string>
   </property>
  </widget>
  <widget class="QTextEdit" name="textEdit_20">
   <property name="geometry">
    <rect>
     <x>160</x>
     <y>250</y>
     <width>241</width>
     <height>31</height>
    </rect>
   </property>
  </widget>
  <widget class="QTextEdit" name="textEdit_21">
   <property name="geometry">
    <rect>
     <x>160</x>
     <y>280</y>
     <width>241</width>
     <height>31</height>
    </rect>
   </property>
  </widget>
  <widget class="QTextEdit" name="textEdit_22">
   <property name="geometry">
    <rect>
     <x>160</x>
     <y>310</y>
     <width>241</width>
     <height>31</height>
    </rect>
   </property>
  </widget>
  <widget class="QTextEdit" name="textEdit_23">
   <property name="geometry">
    <rect>
     <x>160</x>
     <y>340</y>
     <width>241</width>
     <height>31</height>
    </rect>
   </property>
  </widget>
  <widget class="QLabel" name="idValue">
   <property name="geometry">
    <rect>
     <x>173</x>
     <y>16</y>
     <width>191</width>
     <height>21</height>
    </rect>
   </property>
   <property name="text">
    <string/>
   </property>
   <property name="alignment">
    <set>Qt::AlignCenter</set>
   </property>
  </widget>
  <zorder>textEdit_12</zorder>
  <zorder>nameValue</zorder>
  <zorder>textEdit_14</zorder>
  <zorder>textEdit_15</zorder>
  <zorder>textEdit_16</zorder>
  <zorder>textEdit_17</zorder>
  <zorder>textEdit_18</zorder>
  <zorder>textEdit_23</zorder>
  <zorder>textEdit_22</zorder>
  <zorder>textEdit_21</zorder>
  <zorder>textEdit_20</zorder>
  <zorder>textEdit_19</zorder>
  <zorder>buttonBox</zorder>
  <zorder>ageOpt</zorder>
  <zorder>genderOpt</zorder>
  <zorder>typeOpt</zorder>
  <zorder>sizeOpt</zorder>
  <zorder>costOpt</zorder>
  <zorder>kidFriendlyopt</zorder>
  <zorder>obedienceOpt</zorder>
  <zorder>loyaltyOpt</zorder>
  <zorder>affectionOpt</zorder>
  <zorder>expressiveOpt</zorder>
  <zorder>trainingLabel</zorder>
  <zorder>textEdit</zorder>
  <zorder>trainingOpt</zorder>
  <zorder>intelligenceLabel</zorder>
  <zorder>timeComLabel</zorder>
  <zorder>textEdit_2</zorder>
  <zorder>textEdit_3</zorder>
  <zorder>sheddingLabel</zorder>
  <zorder>apartmentComLabel</zorder>
  <zorder>textEdit_4</zorder>
  <zorder>textEdit_5</zorder>
  <zorder>intelligenceOpt</zorder>
  <zorder>timeComOpt</zorder>
  <zorder>sheddingOpt</zorder>
  <zorder>apartmentComOpt</zorder>
  <zorder>excitabilityLabel</zorder>
  <zorder>timidityLabel</zorder>
  <zorder>activityLabel</zorder>
  <zorder>sociabilityLabel</zorder>
  <zorder>trainingSuitLabel</zorder>
  <zorder>aggressionLabel</zorder>
  <zorder>textEdit_6</zorder>
  <zorder>textEdit_7</zorder>
  <zorder>textEdit_8</zorder>
  <zorder>textEdit_9</zorder>
  <zorder>textEdit_10</zorder>
  <zorder>textEdit_11</zorder>
  <zorder>excitabilityOpt</zorder>
  <zorder>timidityOpt</zorder>
  <zorder>activityopt</zorder>
  <zorder>sociabilityOpt</zorder>
  <zorder>trainisingSuitOpt</zorder>
  <zorder>aggressionOpt</zorder>
  <zorder>textBrowser</zorder>
  <zorder>textBrowser_2</zorder>
  <zorder>textBrowser_3</zorder>
  <zorder>textBrowser_4</zorder>
  <zorder>textBrowser_5</zorder>
  <zorder>textBrowser_6</zorder>
  <zorder>textBrowser_7</zorder>
  <zorder>textBrowser_8</zorder>
  <zorder>textBrowser_9</zorder>
  <zorder>textBrowser_10</zorder>
  <zorder>textBrowser_11</zorder>
  <zorder>textBrowser_12</zorder>
  <zorder>idValue</zorder>
 </widget>
 <resources/>
 <connections>
  <connection>
   <sender>buttonBox</sender>
   <signal>accepted()</signal>
   <receiver>EditAnimalDialog</receiver>
   <slot>accept()</slot>
   <hints>
    <hint type="sourcelabel">
     <x>248</x>
     <y>254</y>
    </hint>
    <hint type="destinationlabel">
     <x>157</x>
     <y>274</y>
    </hint>
   </hints>
  </connection>
  <connection>
   <sender>buttonBox</sender>
   <signal>rejected()</signal>
   <receiver>EditAnimalDialog</receiver>
   <slot>reject()</slot>
   <hints>
    <hint type="sourcelabel">
     <x>316</x>
     <y>260</y>
    </hint>
    <hint type="destinationlabel">
     <x>286</x>
     <y>274</y>
    </hint>
   </hints>
  </connection>
 </connections>
</ui>
